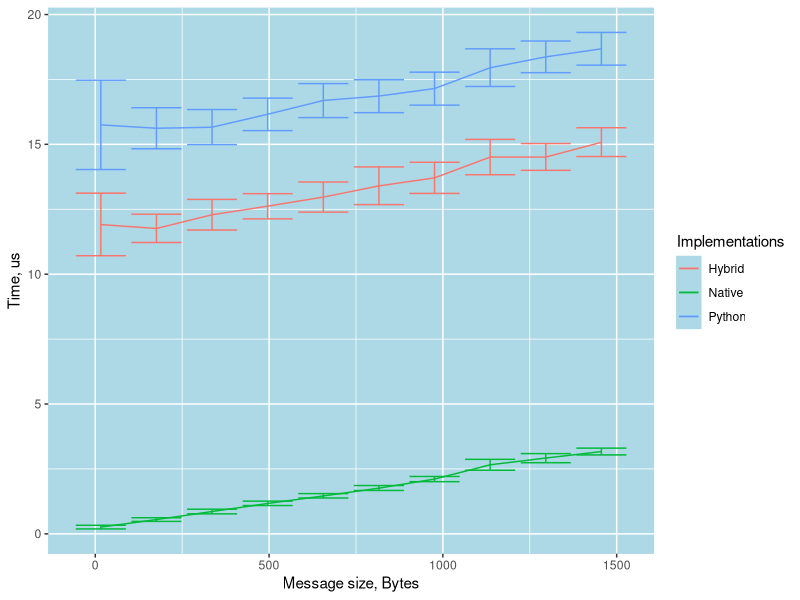

Here is the R script that generated this plot:
data<-read.csv("clean-data-aes.txt", header=T)
data<-data[data$Op=="Enc", ]
require(ggplot2)

pdf("aes.pdf")
options(repr.plot.width = 4, repr.plot.height = 2)
ggplot(data, aes(x = Block, y = Mean, colour = factor(Type))) +
  theme(
    panel.background = element_rect(fill = "lightblue",
                                colour = "lightblue", 
                                size = 0.5, linetype = "solid"),
    panel.grid.major = element_line(size = 0.5, linetype = 'solid',
                                colour = "white"),
    panel.grid.minor = element_line(size = 0.25, linetype = 'solid',
                                colour = "white")
  ) +
  geom_line() + 
  geom_errorbar(aes(ymax = CIP, ymin = CIN)) +
  xlab("Message size, Bytes") +
  ylab("Time, us") +
  guides(colour=guide_legend(title="Implementations"))
dev.off()
